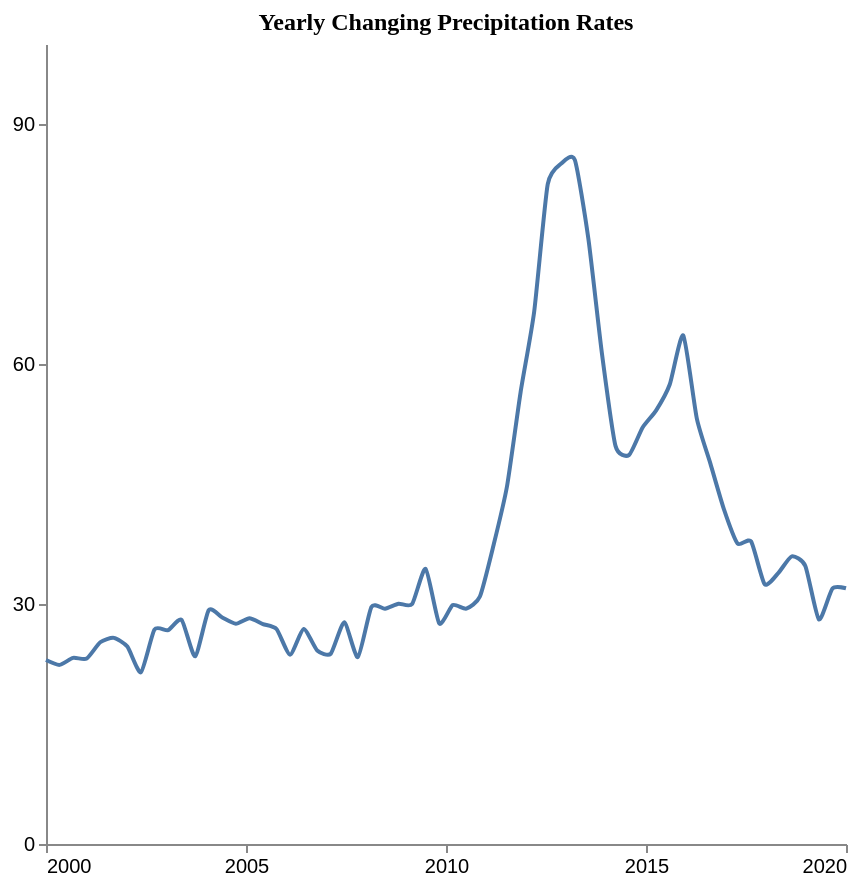

Vega-Lite specification stored for this chart:
### Vega-Lite specification from a JSON file in a GitHub repository (floating-point values rounded to 4 significant figures)
{"$schema": "https://vega.github.io/schema/vega-lite/v5.json", "description": "Pattern: peak/valley", "data": {"values": [{"X": 2000.0, "Y": 23.0}, {"X": 2000.0, "Y": 22.39}, {"X": 2001.0, "Y": 23.26}, {"X": 2001.0, "Y": 23.18}, {"X": 2001.0, "Y": 25.22}, {"X": 2002.0, "Y": 25.77}, {"X": 2002.0, "Y": 24.68}, {"X": 2002.0, "Y": 21.47}, {"X": 2003.0, "Y": 26.81}, {"X": 2003.0, "Y": 26.72}, {"X": 2003.0, "Y": 28.02}, {"X": 2004.0, "Y": 23.47}, {"X": 2004.0, "Y": 29.24}, {"X": 2004.0, "Y": 28.31}, {"X": 2005.0, "Y": 27.53}, {"X": 2005.0, "Y": 28.21}, {"X": 2005.0, "Y": 27.49}, {"X": 2006.0, "Y": 26.87}, {"X": 2006.0, "Y": 23.66}, {"X": 2006.0, "Y": 26.87}, {"X": 2007.0, "Y": 24.2}, {"X": 2007.0, "Y": 23.78}, {"X": 2007.0, "Y": 27.72}, {"X": 2008.0, "Y": 23.36}, {"X": 2008.0, "Y": 29.63}, {"X": 2008.0, "Y": 29.42}, {"X": 2009.0, "Y": 30.04}, {"X": 2009.0, "Y": 29.99}, {"X": 2009.0, "Y": 34.4}, {"X": 2010.0, "Y": 27.58}, {"X": 2010.0, "Y": 29.86}, {"X": 2011.0, "Y": 29.41}, {"X": 2011.0, "Y": 30.94}, {"X": 2011.0, "Y": 37.31}, {"X": 2012.0, "Y": 44.72}, {"X": 2012.0, "Y": 56.46}, {"X": 2012.0, "Y": 66.5}, {"X": 2013.0, "Y": 82.45}, {"X": 2013.0, "Y": 85.05}, {"X": 2013.0, "Y": 85.52}, {"X": 2014.0, "Y": 75.65}, {"X": 2014.0, "Y": 61.31}, {"X": 2014.0, "Y": 49.77}, {"X": 2015.0, "Y": 48.63}, {"X": 2015.0, "Y": 52.06}, {"X": 2015.0, "Y": 54.21}, {"X": 2016.0, "Y": 57.43}, {"X": 2016.0, "Y": 63.56}, {"X": 2016.0, "Y": 53.16}, {"X": 2017.0, "Y": 47.55}, {"X": 2017.0, "Y": 41.83}, {"X": 2017.0, "Y": 37.57}, {"X": 2018.0, "Y": 37.82}, {"X": 2018.0, "Y": 32.47}, {"X": 2018.0, "Y": 33.86}, {"X": 2019.0, "Y": 35.95}, {"X": 2019.0, "Y": 34.76}, {"X": 2019.0, "Y": 28.07}, {"X": 2020.0, "Y": 31.93}, {"X": 2020.0, "Y": 31.96}]}, "mark": {"type": "line", "interpolate": "cardinal", "tension": 0.4}, "encoding": {"x": {"field": "X", "type": "quantitative", "title": "", "axis": {"grid": false, "format": "d", "values": [2000, 2005, 2010, 2015, 2020], "tickSize": 4}, "scale": {"domain": [2000, 2020]}}, "y": {"field": "Y", "type": "quantitative", "title": "", "axis": {"grid": false, "format": "d", "values": [0, 30, 60, 90], "tickSize": 4, "tickOpacity": 1}, "scale": {"domain": [0, 100]}}}, "title": {"text": "Yearly Changing Precipitation Rates", "anchor": "middle", "font": "Tahoma", "fontSize": 12}, "config": {"lineBreak": "^", "view": {"stroke": null}}, "height": 400, "width": 400, "autosize": "pad"}
